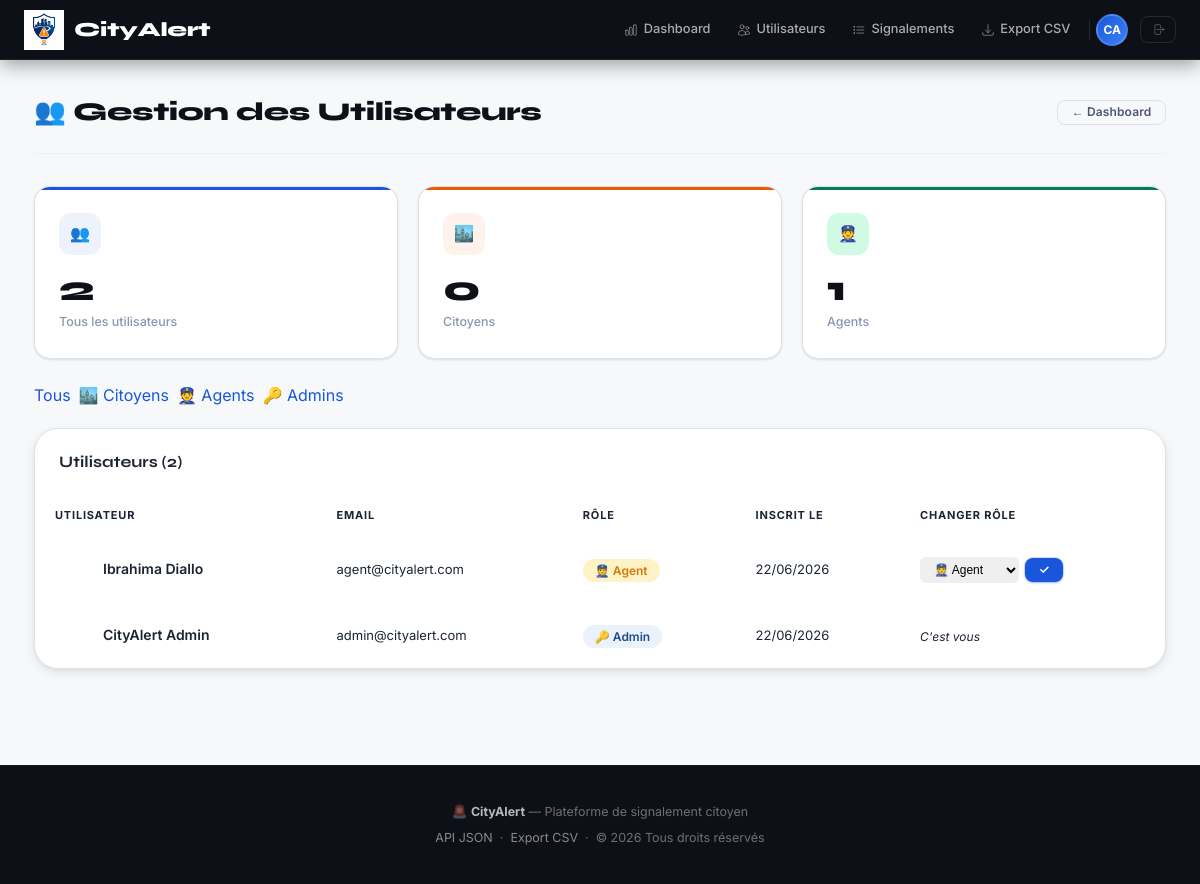
The page /index.php/admin/citoyens (signed in) on the database as committed earlier.
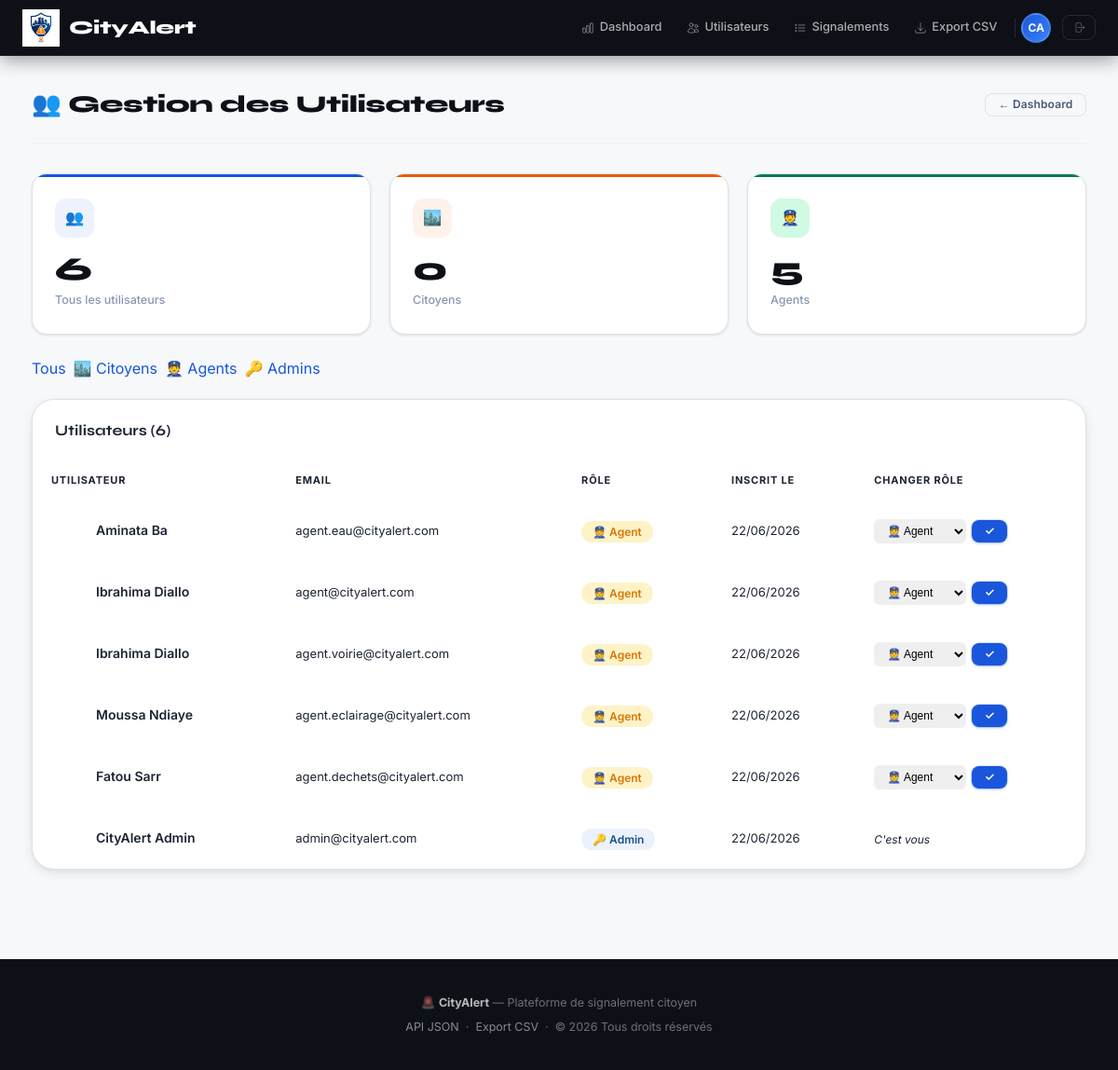
The same page on the database as committed later.
### tables this page shows
CREATE TABLE IF NOT EXISTS users (
    id         INT AUTO_INCREMENT PRIMARY KEY,
    nom        VARCHAR(100) NOT NULL,
    prenom     VARCHAR(100) NOT NULL,
    email      VARCHAR(150) NOT NULL UNIQUE,
    password   VARCHAR(255) NOT NULL,
    role       ENUM('citoyen','agent','admin') DEFAULT 'citoyen',
    created_at DATETIME DEFAULT CURRENT_TIMESTAMP,
    updated_at DATETIME DEFAULT CURRENT_TIMESTAMP ON UPDATE CURRENT_TIMESTAMP
);

### app/controllers/AdminController.php (called while the page is built, shortened)
<?php
require_once ROOT_PATH . '/config/Database.php';
class AdminController
{
    private PDO $db;
    public function __construct()
    {
        $this->db = Database::getInstance()->getConnexion();
    }
    public function citoyens(): void
    {
        $filtre = $_GET['role'] ?? '';
        if ($filtre === 'citoyen') {
            $users = $this->db->query(
                "SELECT * FROM users WHERE role = 'citoyen' ORDER BY nom"
            )->fetchAll();
        } elseif ($filtre === 'agent') {
            $users = $this->db->query(
                "SELECT * FROM users WHERE role = 'agent' ORDER BY nom"
            )->fetchAll();
        } elseif ($filtre === 'admin') {
            $users = $this->db->query(
                "SELECT * FROM users WHERE role = 'admin' ORDER BY nom"
            )->fetchAll();
        } else {
            $users = $this->db->query(
                "SELECT * FROM users ORDER BY role, nom"
            )->fetchAll();
        }
        require VIEW_PATH . '/admin/citoyens.php';
    }
}

### index.php (called while the page is built, shortened)
<?php
require_once __DIR__ . '/app/controllers/AdminController.php';
$router = new Router();
$router->get( '/login',            'AuthController', 'login');
$router->post('/login/traiter',    'AuthController', 'traiterLogin');
$router->get( '/register',         'AuthController', 'register');
$router->post('/register/traiter', 'AuthController', 'traiterRegister');
$router->get( '/logout',           'AuthController', 'logout');
$router->get('/citoyen/dashboard',  'DashboardController', 'citoyen');
$router->get('/agent/dashboard',    'DashboardController', 'agent');
$router->get('/admin/dashboard',    'DashboardController', 'admin');
$router->get( '/admin/utilisateurs',       'AdminController', 'utilisateurs');
$router->get( '/admin/agents',             'AdminController', 'agents');
$router->post('/admin/agents/creer',       'AdminController', 'creerAgent');
$router->get( '/admin/agents/supprimer',   'AdminController', 'supprimerAgent');
$router->post('/admin/changer-role',       'AdminController', 'changerRole');
$router->get( '/signalements',           'SignalementController', 'liste');
$router->get('/admin/citoyens', 'AdminController', 'citoyens');
$router->get( '/signalements/ajouter',   'SignalementController', 'ajouter');
$router->post('/signalements/ajouter',   'SignalementController', 'traiterAjout');
$router->get( '/signalements/detail',    'SignalementController', 'detail');
$router->get( '/signalements/modifier',  'SignalementController', 'modifier');
$router->post('/signalements/modifier',  'SignalementController', 'traiterModifier');
$router->get( '/signalements/supprimer', 'SignalementController', 'supprimer');
$router->post('/signalements/statut',    'SignalementController', 'changerStatut');
$router->post('/signalements/assigner',  'SignalementController', 'assigner');
$router->post('/commentaires/ajouter', 'CommentaireController', 'ajouter');
if (class_exists('ApiController')) {
    $router->get('/api/signalements', 'ApiController', 'signalements');
    $router->get('/api/signalement',  'ApiController', 'signalement');
    $router->get('/api/stats',        'ApiController', 'stats');
}
if (class_exists('ExportController')) {
    $router->get('/export/csv', 'ExportController', 'csv');
}
$router->dispatch();

### config/Database.php (called while the page is built, shortened)
<?php
class Database
{
    private static ?Database $instance = null;
    private PDO $connexion;
    private function __construct()
    {
        try {
            $dsn = "mysql:host=" . DB_HOST . ";port=" . DB_PORT
                 . ";dbname=" . DB_NAME . ";charset=" . DB_CHARSET;
            $this->connexion = new PDO($dsn, DB_USER, DB_PASS);
            $this->connexion->setAttribute(PDO::ATTR_ERRMODE,            PDO::ERRMODE_EXCEPTION);
            $this->connexion->setAttribute(PDO::ATTR_DEFAULT_FETCH_MODE, PDO::FETCH_ASSOC);
            $this->connexion->setAttribute(PDO::ATTR_EMULATE_PREPARES,   false);
        } catch (PDOException $e) {
            die("❌ Erreur de connexion : " . $e->getMessage());
        }
    }
    public static function getInstance(): self
    {
        if (self::$instance === null) self::$instance = new self();
        return self::$instance;
    }
    public function getConnexion(): PDO { return $this->connexion; }
}

### app/views/admin/citoyens.php (the view, shortened to what the rows shown need)
<?php require_once VIEW_PATH . '/layout/header.php'; ?>
<div class="container">
    <div class="page-header">
        <h1>👥 Gestion des Utilisateurs</h1>
    </div>
    <div class="form-card" style="max-width:100%;padding:0;overflow:hidden">
        <div style="overflow-x:auto">
            <table style="width:100%;border-collapse:collapse">
                <thead>
                    <tr style="background:var(--gray-50)">
                        <th style="padding:12px 20px;text-align:left;font-size:11px;font-weight:700;color:var(--gray-400);text-transform:uppercase;letter-spacing:.8px;border-bottom:1px solid var(--gray-100)">Utilisateur</th>
                        <th style="padding:12px 20px;text-align:left;font-size:11px;font-weight:700;color:var(--gray-400);text-transform:uppercase;letter-spacing:.8px;border-bottom:1px solid var(--gray-100)">Email</th>
                        <th style="padding:12px 20px;text-align:left;font-size:11px;font-weight:700;color:var(--gray-400);text-transform:uppercase;letter-spacing:.8px;border-bottom:1px solid var(--gray-100)">Rôle</th>
                        <th style="padding:12px 20px;text-align:left;font-size:11px;font-weight:700;color:var(--gray-400);text-transform:uppercase;letter-spacing:.8px;border-bottom:1px solid var(--gray-100)">Inscrit le</th>
                        <th style="padding:12px 20px;text-align:left;font-size:11px;font-weight:700;color:var(--gray-400);text-transform:uppercase;letter-spacing:.8px;border-bottom:1px solid var(--gray-100)">Changer rôle</th>
                    </tr>
                </thead>
                <tbody>
                    <?php foreach ($users as $u): ?>
                        <tr style="border-bottom:1px solid var(--gray-100)">
                            <td style="padding:14px 20px">
                                <div style="display:flex;align-items:center;gap:10px">
                                    <div style="width:38px;height:38px;border-radius:50%;background:linear-gradient(135deg,var(--primary),var(--accent));display:flex;align-items:center;justify-content:center;color:white;font-weight:700;font-size:13px;flex-shrink:0">
                                    </div>
                                    <div>
                                        <div style="font-weight:600;font-size:14px;color:var(--gray-900)">
                                            <?= htmlspecialchars($u['prenom'] . ' ' . $u['nom']) ?>
                                        </div>
                                    </div>
                                </div>
                            </td>
                            <td style="padding:14px 20px;font-size:13px;color:var(--gray-500)">
                                <?= htmlspecialchars($u['email']) ?>
                            </td>
                            <td style="padding:14px 20px">
                                <?php if ($u['role'] === 'admin'): ?>
                                    <span style="background:#EBF2FB;color:#1B4F8A;padding:4px 12px;border-radius:20px;font-size:12px;font-weight:600">🔑 Admin</span>
                                <?php elseif ($u['role'] === 'agent'): ?>
                                    <span style="background:#FEF3C7;color:#D97706;padding:4px 12px;border-radius:20px;font-size:12px;font-weight:600">👮 Agent</span>
                                <?php else: ?>
                                    <span style="background:#F3F4F6;color:#6B7280;padding:4px 12px;border-radius:20px;font-size:12px;font-weight:600">🏙️ Citoyen</span>
                                <?php endif; ?>
                            </td>
                            <td style="padding:14px 20px;font-size:13px;color:var(--gray-500)">
                                <?= date('d/m/Y', strtotime($u['created_at'])) ?>
                            </td>
                            <td style="padding:14px 20px">
                                <?php if ($u['id'] !== (int)$_SESSION['user']['id']): ?>
                                    <form method="POST" action="<?= BASE_URL ?>/admin/changer-role"
                                          style="display:inline-flex;gap:6px;align-items:center">
                                        <select name="role"
                                                style="font-size:12px;padding:5px 10px;border:1.5px solid var(--gray-200);border-radius:6px;outline:none;cursor:pointer">
                                            <option value="agent"   <?= $u['role']==='agent'  ?'selected':'' ?>>👮 Agent</option>
                                        </select>
                                        <button type="submit" class="btn btn-sm btn-primary">✓</button>
                                    </form>
                                <?php else: ?>
                                    <span style="font-size:12px;color:var(--gray-400);font-style:italic">C'est vous</span>
                                <?php endif; ?>
                            </td>
                        </tr>
                    <?php endforeach; ?>
                </tbody>
            </table>
        </div>
    </div>
</div>
<?php require_once VIEW_PATH . '/layout/footer.php'; ?>

Rows that differ between the two databases and show on the page:
added users: prenom+nom "Aminata Ba", email "agent.eau@cityalert.com", shows "👮 Agent", created_at "22/06/2026", role "👮 Agent"
added users: prenom+nom "Ibrahima Diallo", email "agent.voirie@cityalert.com", shows "👮 Agent", created_at "22/06/2026", role "👮 Agent"
added users: prenom+nom "Moussa Ndiaye", email "agent.eclairage@cityalert.com", shows "👮 Agent", created_at "22/06/2026", role "👮 Agent"
added users: prenom+nom "Fatou Sarr", email "agent.dechets@cityalert.com", shows "👮 Agent", created_at "22/06/2026", role "👮 Agent"
Other text that changed with them:
$totalCitoyens + $totalAgents + $totalAdmins: "2" → "6"
$totalAgents: "1" → "5"
count($users): "2" → "6"
